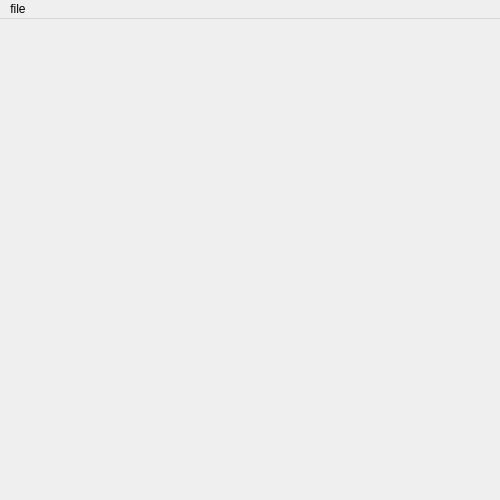
<?xml version="1.0" encoding="UTF-8"?>
<ui version="4.0">
 <class>MainWindow</class>
 <widget class="QMainWindow" name="MainWindow">
  <property name="sizePolicy">
   <sizepolicy hsizetype="Minimum" vsizetype="Minimum">
    <horstretch>0</horstretch>
    <verstretch>0</verstretch>
   </sizepolicy>
  </property>
  <property name="minimumSize">
   <size>
    <width>500</width>
    <height>500</height>
   </size>
  </property>
  <property name="windowTitle">
   <string>MainWindow</string>
  </property>
  <widget class="QWidget" name="centralWidget"/>
  <widget class="QMenuBar" name="menuBar">
   <property name="geometry">
    <rect>
     <x>0</x>
     <y>0</y>
     <width>500</width>
     <height>22</height>
    </rect>
   </property>
   <widget class="QMenu" name="menufile">
    <property name="title">
     <string>file</string>
    </property>
    <addaction name="actionset_fixed_size"/>
   </widget>
   <addaction name="menufile"/>
  </widget>
  <action name="actionset_fixed_size">
   <property name="text">
    <string>set fixed size</string>
   </property>
  </action>
 </widget>
 <layoutdefault spacing="6" margin="11"/>
 <resources/>
 <connections/>
</ui>
